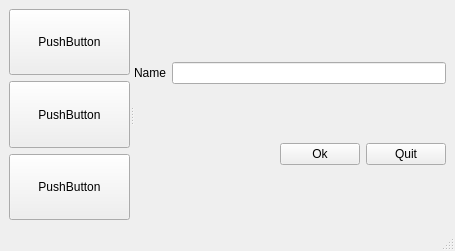
<?xml version="1.0" encoding="UTF-8"?>
<ui version="4.0">
 <class>MainWindow</class>
 <widget class="QMainWindow" name="MainWindow">
  <property name="geometry">
   <rect>
    <x>0</x>
    <y>0</y>
    <width>455</width>
    <height>251</height>
   </rect>
  </property>
  <property name="windowTitle">
   <string>MainWindow</string>
  </property>
  <widget class="QWidget" name="centralwidget">
   <layout class="QHBoxLayout" name="horizontalLayout_3">
    <item>
     <widget class="QSplitter" name="splitter">
      <property name="orientation">
       <enum>Qt::Horizontal</enum>
      </property>
      <widget class="QWidget" name="">
       <layout class="QVBoxLayout" name="verticalLayout_2">
        <item>
         <widget class="QPushButton" name="pushButton_3">
          <property name="sizePolicy">
           <sizepolicy hsizetype="Minimum" vsizetype="Preferred">
            <horstretch>0</horstretch>
            <verstretch>0</verstretch>
           </sizepolicy>
          </property>
          <property name="text">
           <string>PushButton</string>
          </property>
         </widget>
        </item>
        <item>
         <widget class="QPushButton" name="pushButton_4">
          <property name="sizePolicy">
           <sizepolicy hsizetype="Minimum" vsizetype="Preferred">
            <horstretch>0</horstretch>
            <verstretch>0</verstretch>
           </sizepolicy>
          </property>
          <property name="text">
           <string>PushButton</string>
          </property>
         </widget>
        </item>
        <item>
         <widget class="QPushButton" name="pushButton_5">
          <property name="sizePolicy">
           <sizepolicy hsizetype="Minimum" vsizetype="Preferred">
            <horstretch>0</horstretch>
            <verstretch>0</verstretch>
           </sizepolicy>
          </property>
          <property name="text">
           <string>PushButton</string>
          </property>
         </widget>
        </item>
       </layout>
      </widget>
      <widget class="QWidget" name="">
       <layout class="QVBoxLayout" name="verticalLayout">
        <item>
         <layout class="QHBoxLayout" name="horizontalLayout">
          <item>
           <widget class="QLabel" name="label">
            <property name="text">
             <string>Name</string>
            </property>
            <property name="buddy">
             <cstring>lineEdit</cstring>
            </property>
           </widget>
          </item>
          <item>
           <widget class="QLineEdit" name="lineEdit"/>
          </item>
         </layout>
        </item>
        <item>
         <layout class="QHBoxLayout" name="horizontalLayout_2">
          <item>
           <spacer name="horizontalSpacer">
            <property name="orientation">
             <enum>Qt::Horizontal</enum>
            </property>
            <property name="sizeType">
             <enum>QSizePolicy::Expanding</enum>
            </property>
            <property name="sizeHint" stdset="0">
             <size>
              <width>40</width>
              <height>20</height>
             </size>
            </property>
           </spacer>
          </item>
          <item>
           <widget class="QPushButton" name="pushButton">
            <property name="text">
             <string>Ok</string>
            </property>
           </widget>
          </item>
          <item>
           <widget class="QPushButton" name="pushButton_2">
            <property name="text">
             <string>Quit</string>
            </property>
           </widget>
          </item>
         </layout>
        </item>
       </layout>
      </widget>
     </widget>
    </item>
   </layout>
  </widget>
  <widget class="QMenuBar" name="menubar">
   <property name="geometry">
    <rect>
     <x>0</x>
     <y>0</y>
     <width>455</width>
     <height>22</height>
    </rect>
   </property>
  </widget>
  <widget class="QStatusBar" name="statusbar"/>
 </widget>
 <tabstops>
  <tabstop>lineEdit</tabstop>
  <tabstop>pushButton</tabstop>
  <tabstop>pushButton_2</tabstop>
  <tabstop>pushButton_3</tabstop>
  <tabstop>pushButton_4</tabstop>
  <tabstop>pushButton_5</tabstop>
 </tabstops>
 <resources/>
 <connections/>
</ui>
